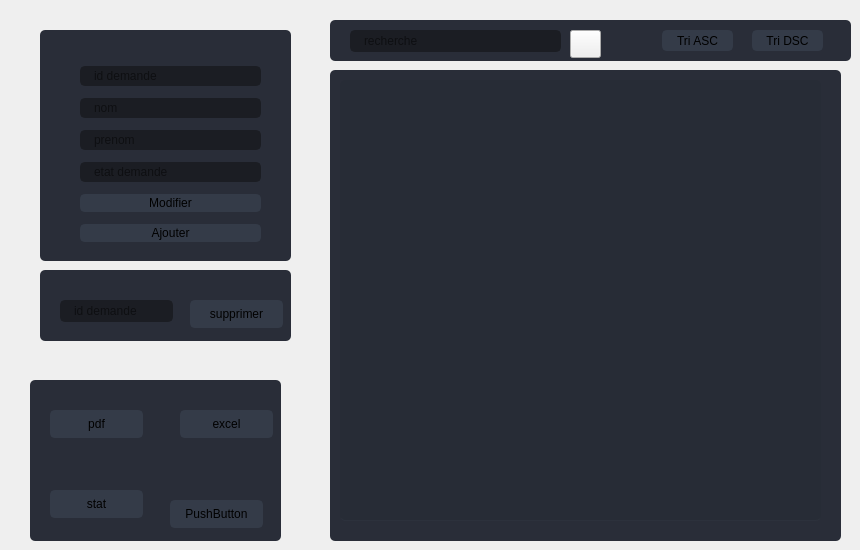
        <widget class="QWidget" name="page_18">
         <widget class="QFrame" name="frame_41">
          <property name="geometry">
           <rect>
            <x>40</x>
            <y>30</y>
            <width>251</width>
            <height>231</height>
           </rect>
          </property>
          <property name="styleSheet">
           <string notr="true">QFrame{
background-color: rgb(41, 45, 56);
border-radius: 5px;
}
QLineEdit {
	background-color: rgb(27, 29, 35);
	border-radius: 5px;
	border: 2px solid rgb(27, 29, 35);
	padding-left: 10px;
}
QLineEdit:hover {
	border: 2px solid rgb(64, 71, 88);
}
QLineEdit:focus {
	border: 2px solid rgb(91, 101, 124);
}
</string>
          </property>
          <property name="frameShape">
           <enum>QFrame::StyledPanel</enum>
          </property>
          <property name="frameShadow">
           <enum>QFrame::Raised</enum>
          </property>
          <widget class="QWidget" name="layoutWidget">
           <property name="geometry">
            <rect>
             <x>40</x>
             <y>30</y>
             <width>181</width>
             <height>191</height>
            </rect>
           </property>
           <layout class="QVBoxLayout" name="verticalLayout_12">
            <item>
             <widget class="QLineEdit" name="IdD">
              <property name="placeholderText">
               <string>id demande</string>
              </property>
             </widget>
            </item>
            <item>
             <widget class="QLineEdit" name="le_nomD">
              <property name="placeholderText">
               <string>nom</string>
              </property>
             </widget>
            </item>
            <item>
             <widget class="QLineEdit" name="le_prenomD">
              <property name="placeholderText">
               <string>prenom</string>
              </property>
             </widget>
            </item>
            <item>
             <widget class="QLineEdit" name="le_etatD">
              <property name="placeholderText">
               <string>etat demande</string>
              </property>
             </widget>
            </item>
            <item>
             <widget class="QPushButton" name="pushButton_17">
              <property name="styleSheet">
               <string notr="true">QPushButton {
	border: 2px solid rgb(52, 59, 72);
	border-radius: 5px;	
	background-color: rgb(52, 59, 72);
}
QPushButton:hover {
	background-color: rgb(57, 65, 80);
	border: 2px solid rgb(61, 70, 86);
}
QPushButton:pressed {	
	background-color: rgb(35, 40, 49);
	border: 2px solid rgb(43, 50, 61);
}</string>
              </property>
              <property name="text">
               <string>Modifier</string>
              </property>
             </widget>
            </item>
            <item>
             <widget class="QPushButton" name="Ajouter_demande_pb">
              <property name="styleSheet">
               <string notr="true">QPushButton {
	border: 2px solid rgb(52, 59, 72);
	border-radius: 5px;	
	background-color: rgb(52, 59, 72);
}
QPushButton:hover {
	background-color: rgb(57, 65, 80);
	border: 2px solid rgb(61, 70, 86);
}
QPushButton:pressed {	
	background-color: rgb(35, 40, 49);
	border: 2px solid rgb(43, 50, 61);
}</string>
              </property>
              <property name="text">
               <string>Ajouter</string>
              </property>
             </widget>
            </item>
           </layout>
          </widget>
         </widget>
         <widget class="QFrame" name="frame_42">
          <property name="geometry">
           <rect>
            <x>40</x>
            <y>270</y>
            <width>251</width>
            <height>71</height>
           </rect>
          </property>
          <property name="styleSheet">
           <string notr="true">QFrame{
background-color: rgb(41, 45, 56);
border-radius: 5px;
}
QLineEdit {
	background-color: rgb(27, 29, 35);
	border-radius: 5px;
	border: 2px solid rgb(27, 29, 35);
	padding-left: 10px;
}
QLineEdit:hover {
	border: 2px solid rgb(64, 71, 88);
}
QLineEdit:focus {
	border: 2px solid rgb(91, 101, 124);
}
</string>
          </property>
          <property name="frameShape">
           <enum>QFrame::StyledPanel</enum>
          </property>
          <property name="frameShadow">
           <enum>QFrame::Raised</enum>
          </property>
          <widget class="QPushButton" name="pushButton_21">
           <property name="geometry">
            <rect>
             <x>150</x>
             <y>30</y>
             <width>93</width>
             <height>28</height>
            </rect>
           </property>
           <property name="styleSheet">
            <string notr="true">QPushButton {
	border: 2px solid rgb(52, 59, 72);
	border-radius: 5px;	
	background-color: rgb(52, 59, 72);
}
QPushButton:hover {
	background-color: rgb(57, 65, 80);
	border: 2px solid rgb(61, 70, 86);
}
QPushButton:pressed {	
	background-color: rgb(35, 40, 49);
	border: 2px solid rgb(43, 50, 61);
}</string>
           </property>
           <property name="text">
            <string>supprimer</string>
           </property>
          </widget>
          <widget class="QLineEdit" name="lineEdit_8">
           <property name="geometry">
            <rect>
             <x>20</x>
             <y>30</y>
             <width>113</width>
             <height>22</height>
            </rect>
           </property>
           <property name="placeholderText">
            <string>id demande</string>
           </property>
          </widget>
         </widget>
         <widget class="QFrame" name="frame_43">
          <property name="geometry">
           <rect>
            <x>30</x>
            <y>380</y>
            <width>251</width>
            <height>161</height>
           </rect>
          </property>
          <property name="styleSheet">
           <string notr="true">QFrame{
background-color: rgb(41, 45, 56);
border-radius: 5px;
}
QLineEdit {
	background-color: rgb(27, 29, 35);
	border-radius: 5px;
	border: 2px solid rgb(27, 29, 35);
	padding-left: 10px;
}
QLineEdit:hover {
	border: 2px solid rgb(64, 71, 88);
}
QLineEdit:focus {
	border: 2px solid rgb(91, 101, 124);
}
</string>
          </property>
          <property name="frameShape">
           <enum>QFrame::StyledPanel</enum>
          </property>
          <property name="frameShadow">
           <enum>QFrame::Raised</enum>
          </property>
          <widget class="QPushButton" name="pushButton_22">
           <property name="geometry">
            <rect>
             <x>20</x>
             <y>30</y>
             <width>93</width>
             <height>28</height>
            </rect>
           </property>
           <property name="styleSheet">
            <string notr="true">QPushButton {
	border: 2px solid rgb(52, 59, 72);
	border-radius: 5px;	
	background-color: rgb(52, 59, 72);
}
QPushButton:hover {
	background-color: rgb(57, 65, 80);
	border: 2px solid rgb(61, 70, 86);
}
QPushButton:pressed {	
	background-color: rgb(35, 40, 49);
	border: 2px solid rgb(43, 50, 61);
}</string>
           </property>
           <property name="text">
            <string>pdf</string>
           </property>
          </widget>
          <widget class="QPushButton" name="pushButton_23">
           <property name="geometry">
            <rect>
             <x>20</x>
             <y>110</y>
             <width>93</width>
             <height>28</height>
            </rect>
           </property>
           <property name="styleSheet">
            <string notr="true">QPushButton {
	border: 2px solid rgb(52, 59, 72);
	border-radius: 5px;	
	background-color: rgb(52, 59, 72);
}
QPushButton:hover {
	background-color: rgb(57, 65, 80);
	border: 2px solid rgb(61, 70, 86);
}
QPushButton:pressed {	
	background-color: rgb(35, 40, 49);
	border: 2px solid rgb(43, 50, 61);
}</string>
           </property>
           <property name="text">
            <string>stat</string>
           </property>
          </widget>
          <widget class="QPushButton" name="pushButton_24">
           <property name="geometry">
            <rect>
             <x>150</x>
             <y>30</y>
             <width>93</width>
             <height>28</height>
            </rect>
           </property>
           <property name="styleSheet">
            <string notr="true">QPushButton {
	border: 2px solid rgb(52, 59, 72);
	border-radius: 5px;	
	background-color: rgb(52, 59, 72);
}
QPushButton:hover {
	background-color: rgb(57, 65, 80);
	border: 2px solid rgb(61, 70, 86);
}
QPushButton:pressed {	
	background-color: rgb(35, 40, 49);
	border: 2px solid rgb(43, 50, 61);
}</string>
           </property>
           <property name="text">
            <string>excel</string>
           </property>
          </widget>
          <widget class="QPushButton" name="xxx">
           <property name="geometry">
            <rect>
             <x>140</x>
             <y>120</y>
             <width>93</width>
             <height>28</height>
            </rect>
           </property>
           <property name="styleSheet">
            <string notr="true">QPushButton {
	border: 2px solid rgb(52, 59, 72);
	border-radius: 5px;	
	background-color: rgb(52, 59, 72);
}
QPushButton:hover {
	background-color: rgb(57, 65, 80);
	border: 2px solid rgb(61, 70, 86);
}
QPushButton:pressed {	
	background-color: rgb(35, 40, 49);
	border: 2px solid rgb(43, 50, 61);
}</string>
           </property>
           <property name="text">
            <string>PushButton</string>
           </property>
          </widget>
         </widget>
         <widget class="QFrame" name="frame_44">
          <property name="geometry">
           <rect>
            <x>330</x>
            <y>70</y>
            <width>511</width>
            <height>471</height>
           </rect>
          </property>
          <property name="styleSheet">
           <string notr="true">QFrame{
background-color: rgb(41, 45, 56);
border-radius: 5px;
}
QLineEdit {
	background-color: rgb(27, 29, 35);
	border-radius: 5px;
	border: 2px solid rgb(27, 29, 35);
	padding-left: 10px;
}
QLineEdit:hover {
	border: 2px solid rgb(64, 71, 88);
}
QLineEdit:focus {
	border: 2px solid rgb(91, 101, 124);
}
</string>
          </property>
          <property name="frameShape">
           <enum>QFrame::StyledPanel</enum>
          </property>
          <property name="frameShadow">
           <enum>QFrame::Raised</enum>
          </property>
          <widget class="QTableView" name="tabdemandes">
           <property name="geometry">
            <rect>
             <x>10</x>
             <y>10</y>
             <width>481</width>
             <height>441</height>
            </rect>
           </property>
           <property name="styleSheet">
            <string notr="true">QTableView {	
	color:white;
	background-color: rgb(39, 44, 54);
	padding: 10px;
	border-radius: 5px;
	gridline-color: rgb(44, 49, 60);
	border-bottom: 1px solid rgb(44, 49, 60);
}
QTableView::item{
	border-color: rgb(44, 49, 60);
	padding-left: 5px;
	padding-right: 5px;
	gridline-color: rgb(44, 49, 60);
}
QTableView::item:selected{
	background-color: rgb(85, 170, 255);
}
QScrollBar:horizontal {
    border: none;
    background: rgb(52, 59, 72);
    height: 14px;
    margin: 0px 21px 0 21px;
	border-radius: 0px;
}
 QScrollBar:vertical {
	border: none;
    background: rgb(52, 59, 72);
    width: 14px;
    margin: 21px 0 21px 0;
	border-radius: 0px;
 }
/*QHeaderView::section{
	Background-color: rgb(39, 44, 54);
	max-width: 30px;
	border: 1px solid rgb(44, 49, 60);
	border-style: none;
    border-bottom: 1px solid rgb(44, 49, 60);
    border-right: 1px solid rgb(44, 49, 60);
}*/
QTableView::horizontalHeader {	
	background-color: rgb(81, 255, 0);
}
/*QHeaderView::section:horizontal
{
    border: 1px solid rgb(32, 34, 42);
	background-color: rgb(27, 29, 35);
	padding: 3px;
	border-top-left-radius: 7px;
    border-top-right-radius: 7px;
}
QHeaderView::section:vertical
{
    border: 1px solid rgb(44, 49, 60);
}*/
QTableCornerButton::section
{
	background-color: rgb(39, 44, 54);
    color: #fff;

}


QHeaderView::section
{
	border-top: 0px;
	border-bottom: 1px solid gray;
	border-right: 1px solid gray;
	background-color: rgb(39, 44, 54);
    margin-top:1px;
	margin-bottom:1px;
	padding: 5px;

}
QHeaderView::section::horizontal
{
	background-color:rgb(52, 59, 72);

    border-left: 1px solid rgb(39, 44, 54);

}
QHeaderView::section::vertical::first,
QHeaderView::section::vertical::only-one
{
    border-top: 1px solid rgb(39, 44, 54);

}


QHeaderView::section::vertical
{
   background-color:rgb(52, 59, 72);
    border-top: 1px solid rgb(39, 44, 54);

}


QHeaderView::section::horizontal::first,
QHeaderView::section::horizontal::only-one
{
    border-left: 1px solid rgb(39, 44, 54);

}


QHeaderView::section::horizontal
{
	background-color:rgb(52, 59, 72);

    border-left: 1px solid rgb(39, 44, 54);

}

</string>
           </property>
          </widget>
         </widget>
         <widget class="QFrame" name="frame_46">
          <property name="geometry">
           <rect>
            <x>330</x>
            <y>20</y>
            <width>521</width>
            <height>41</height>
           </rect>
          </property>
          <property name="styleSheet">
           <string notr="true">QFrame{
background-color: rgb(41, 45, 56);
border-radius: 5px;
}
QLineEdit {
	background-color: rgb(27, 29, 35);
	border-radius: 5px;
	border: 2px solid rgb(27, 29, 35);
	padding-left: 10px;
}
QLineEdit:hover {
	border: 2px solid rgb(64, 71, 88);
}
QLineEdit:focus {
	border: 2px solid rgb(91, 101, 124);
}
</string>
          </property>
          <property name="frameShape">
           <enum>QFrame::StyledPanel</enum>
          </property>
          <property name="frameShadow">
           <enum>QFrame::Raised</enum>
          </property>
          <widget class="QPushButton" name="pushButton_26">
           <property name="geometry">
            <rect>
             <x>422</x>
             <y>10</y>
             <width>71</width>
             <height>21</height>
            </rect>
           </property>
           <property name="styleSheet">
            <string notr="true">QPushButton {
	border: 2px solid rgb(52, 59, 72);
	border-radius: 5px;	
	background-color: rgb(52, 59, 72);
}
QPushButton:hover {
	background-color: rgb(57, 65, 80);
	border: 2px solid rgb(61, 70, 86);
}
QPushButton:pressed {	
	background-color: rgb(35, 40, 49);
	border: 2px solid rgb(43, 50, 61);
}</string>
           </property>
           <property name="text">
            <string>Tri DSC</string>
           </property>
          </widget>
          <widget class="QPushButton" name="pushButton_27">
           <property name="geometry">
            <rect>
             <x>332</x>
             <y>10</y>
             <width>71</width>
             <height>21</height>
            </rect>
           </property>
           <property name="styleSheet">
            <string notr="true">QPushButton {
	border: 2px solid rgb(52, 59, 72);
	border-radius: 5px;	
	background-color: rgb(52, 59, 72);
}
QPushButton:hover {
	background-color: rgb(57, 65, 80);
	border: 2px solid rgb(61, 70, 86);
}
QPushButton:pressed {	
	background-color: rgb(35, 40, 49);
	border: 2px solid rgb(43, 50, 61);
}</string>
           </property>
           <property name="text">
            <string>Tri ASC</string>
           </property>
          </widget>
          <widget class="QLineEdit" name="recherche_dem">
           <property name="geometry">
            <rect>
             <x>20</x>
             <y>10</y>
             <width>211</width>
             <height>22</height>
            </rect>
           </property>
           <property name="placeholderText">
            <string>recherche</string>
           </property>
          </widget>
          <widget class="QPushButton" name="searching">
           <property name="geometry">
            <rect>
             <x>240</x>
             <y>10</y>
             <width>31</width>
             <height>28</height>
            </rect>
           </property>
           <property name="text">
            <string/>
           </property>
          </widget>
         </widget>
        </widget>
